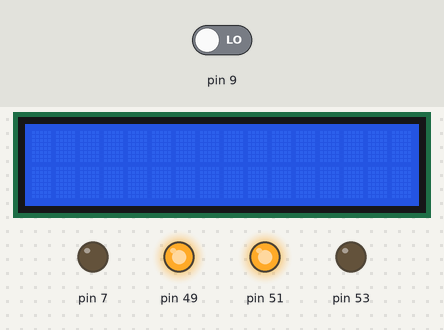
Bench run of a sketch on a simulated Arduino Mega 2560, built with avr-gcc and run on an emulated ATmega2560. Shown: 16×2 character LCD, output pins drawn as LEDs (lit = HIGH). The inputs (shaded band) are chosen by the test bench; at power-on: pin 9 LOW. What the sketch prints to the serial monitor is not drawn.

Above: at 1.2 s.
1.3 s: pin 9 driven HIGH
At 1.9 s:
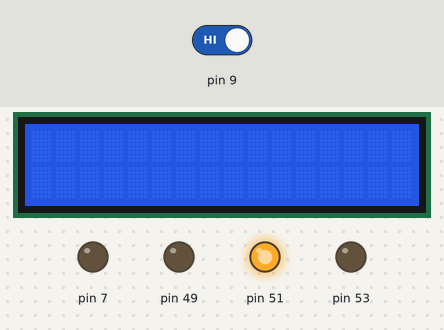
At 2.7 s:
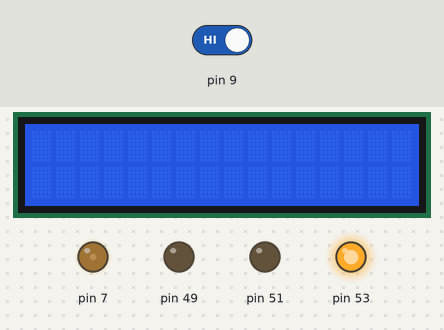
4.3 s: pin 9 driven LOW
At 5.4 s:
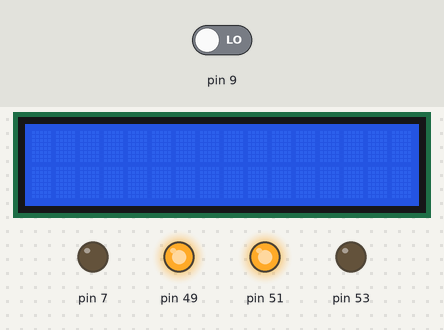
Timing chart, 0 to 7.3 s (numbered marks = the images above; inputs shaded):
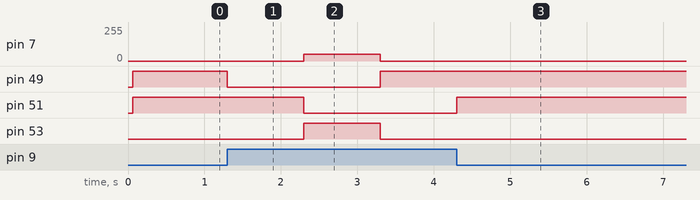

The sketch:

Final_Project_V1.ino
```cpp
#include <LiquidCrystal.h>
#include <DHT11.h>
#include <Stepper.h>

#define RDA 0x80
#define TBE 0x20

#define DHTTYPE DHT11
DHT11 dht11(6);

int THRESHOLD_T = 30;
int THRESHOLD_W = 250;
// Set up Stepper Motor using Stepper motor Library
Stepper stepper(200, 45, 43, 41, 39);

// Buttons 9, 10, 11
volatile unsigned char *port_h = (unsigned char *)0x102;
volatile unsigned char *ddr_h = (unsigned char *)0x101;
volatile unsigned char *pin_h = (unsigned char *)0x100;

// Leds, 53, 51, 49

volatile unsigned char *port_b = (unsigned char *)0x25;
volatile unsigned char *ddr_b = (unsigned char *)0x24;
volatile unsigned char *pin_b = (unsigned char *)0x23;

volatile unsigned char *port_l = (unsigned char *)0x10B;
volatile unsigned char *ddr_l = (unsigned char *)0x10A;
volatile unsigned char *pin_l = (unsigned char *)0x109;

// LCD pins <--> Arduino pins
const int RS = 11, EN = 12, D4 = 2, D5 = 3, D6 = 4, D7 = 5;
LiquidCrystal lcd(RS, EN, D4, D5, D6, D7);
// Serial Monitor
volatile unsigned char *myUCSR0A = (unsigned char *)0x00C0;
volatile unsigned char *myUCSR0B = (unsigned char *)0x00C1;
volatile unsigned char *myUCSR0C = (unsigned char *)0x00C2;
volatile unsigned int *myUBRR0 = (unsigned int *)0x00C4;
volatile unsigned char *myUDR0 = (unsigned char *)0x00C6;
// ADC - Water Sensor
volatile unsigned char *my_ADMUX = (unsigned char *)0x7C;
volatile unsigned char *my_ADCSRB = (unsigned char *)0x7B;
volatile unsigned char *my_ADCSRA = (unsigned char *)0x7A;
volatile unsigned int *my_ADC_DATA = (unsigned int *)0x78;
// Timer
volatile unsigned char *myTCCR1A = (unsigned char *)0x80;
volatile unsigned char *myTCCR1B = (unsigned char *)0x81;
volatile unsigned char *myTCCR1C = (unsigned char *)0x82;
volatile unsigned char *myTIMSK1 = (unsigned char *)0x6F;
volatile unsigned int *myTCNT1 = (unsigned int *)0x84;
volatile unsigned char *myTIFR1 = (unsigned char *)0x36;
//

void setup() {
  // setup the UART
  U0init(9600);
  // setup the ADC
  adc_init();
  // Set Up LCD
  lcd.begin(16, 2); // set up number of columns and rows
  lcd.clear();

  //Set LED pins to Output
  *ddr_b |= 0x01;
  *ddr_b |= 0x04;
  *ddr_l |= 0x01;
  //Set Buttons to input
  //*ddr_b &= 0xDF;
  //*port_b &= 0xDF;
  *ddr_h &= 0xBF;
  *port_h &= 0xBF;
  // Set Temp sensor pin to input
  *ddr_h &= 0xF7;
  *port_h &= 0xF7;
  // Set Fan Motor Pin to Output
  *ddr_h |= 0x10;
}
int state = 0;
int temp = 0;
int water = 0;
int humidity = 0;
void loop() {
  // read the water sensor value by calling adc_read() and check the threshold to display the message accordingly

  if (state != 0) {
    if (millis() % 10000 == 0) {

      temp = dht11.readTemperature();
      humidity = dht11.readHumidity();
      Serial.print(humidity);
      water = adc_read(0);
      if (state == 3) {
        lcd.setCursor(0, 0);
        lcd.print("Water Level");
        lcd.setCursor(0, 1);
        lcd.print("is too low!");
        Serial.print("One Minute");
      } else {
        lcd.setCursor(0, 0);
        lcd.print("Temp: ");
        lcd.setCursor(13, 0);
        lcd.write(temp);
        lcd.setCursor(0, 1);
        lcd.print("Humidity: ");
        lcd.setCursor(10, 0);
        lcd.write(humidity);
      }
    }
  }
  if (*pin_h & 0x40){
    state += 1;
    if (state > 3) {
      state = 0;
    }
    if (state == 3){

    }
    Serial.print(state);
    my_delay();
  }

  // State 0 Disabled
  // Led Yellow

  if (state == 0) {
    *port_l |= 0x01;
    *port_b |= 0x04;
    *port_b &= ~0x01;
    // Fan OFF
    analogWrite(7, 0);
  }
  if (state == 1) {
    //LED Green
    *port_l &= ~0x01;
    *port_b |= 0x04;
    *port_b &= ~0x01;
    // Fan OFF
    analogWrite(7, 0);

    // if (temp > THRESHOLD_T){
    //   state = 2;
    // }
    // if (water <= THRESHOLD_W){
    //   state = 3;
    // }
  }
  if (state == 2) {
    *port_l &= ~0x01;
    *port_b &= ~0x04;
    *port_b |= 0x01;
    analogWrite(7, 50);
  }
  if (state == 3) {
    *port_l |= 0x01;
    *port_b &= ~0x04;
    *port_b &= ~0x01;
    analogWrite(7, 0);

  }
  /* State 1 Idle
    if (temp > THRESHOLD_T){
      state = 2;
    }
    if (water <= THRESHOLD_W){
      state = 3;
    }


  // State 2 Running
    if (temp <= THRESHOLD_T){
      state = 1;
    }
    if (water <= THRESHOLD_W){
      state = 3;
    }

  // State 3 Error
  if (water > THRESHOLD_W) {
    state = 1;
  } **/


  /* display the water sensor reading
  cs1 = adc_read(0);
  unsigned int val = cs1 / 1000;
  unsigned int rem = cs1 % 1000;
  unsigned int val2 = rem / 100;
  unsigned int rem2 = rem % 100;
  unsigned int val3 = rem2 / 10;
  unsigned int rem3 = rem2 % 10;
  unsigned int val4 = rem3 / 1;

  unsigned char char1 = val + '0';
  unsigned char char2 = val2 + '0';
  unsigned char char3 = val3 + '0';
  unsigned char char4 = val4 + '0';

  //if the value is less than the threshold display the value on the Serial monitor
  U0putchar(char1);
  U0putchar(char2);
  U0putchar(char3);
  U0putchar(char4);
  U0putchar('\n');
  */
}

//Use a threshold value that works for you with your sensor. There is no fixed value as sensor's sensitivity can differ.
void adc_init()  //write your code after each commented line and follow the instruction
{
  // setup the A register
  // set bit   7 to 1 to enable the ADC
  *my_ADCSRA |= 0x80;
  // clear bit 6 to 0 to disable the ADC trigger mode
  *my_ADCSRA &= 0xDF;
  // clear bit 5 to 0 to disable the ADC interrupt
  *my_ADCSRA &= 0xEF;
  // clear bit 0-2 to 0 to set prescaler selection to slow reading
  *my_ADCSRA &= 0xF8;

  // setup the B register
  // clear bit 3 to 0 to reset the channel and gain bits
  *my_ADCSRB &= 0xF7;

  // clear bit 2-0 to 0 to set free running mode
  *my_ADCSRB &= 0xF8;

  // setup the MUX Register
  // clear bit 7 to 0 for AVCC analog reference
  *my_ADMUX &= 0x7F;
  // set bit 6 to 1 for AVCC analog reference
  *my_ADMUX |= 0x40;
  // clear bit 5 to 0 for right adjust result
  *my_ADMUX &= 0xDF;
  // clear bit 4-0 to 0 to reset the channel and gain bits
  *my_ADMUX &= 0xF0;
}
unsigned int adc_read(unsigned char adc_channel_num)  //work with channel 0
{
  // clear the channel selection bits (MUX 4:0)
  *my_ADMUX &= 0xF0;

  // clear the channel selection bits (MUX 5) hint: it's not in the ADMUX register
  *my_ADCSRB &= 0xF7;

  // set the channel selection bits for channel 0
  *my_ADMUX += adc_channel_num;

  // set bit 6 of ADCSRA to 1 to start a conversion
  *my_ADCSRA |= 0x40;
  // wait for the conversion to complete
  while ((*my_ADCSRA & 0x40) != 0)
    ;
  // return the result in the ADC data register and format the data based on right justification (check the lecture slide)
  *my_ADMUX &= 0xDF;
  unsigned int val = *my_ADC_DATA & 0x03FF;
  return val;
}


void U0init(int U0baud) {
  unsigned long FCPU = 16000000;
  unsigned int tbaud;
  tbaud = (FCPU / 16 / U0baud - 1);
  // Same as (FCPU / (16 * U0baud)) - 1;
  *myUCSR0A = 0x20;
  *myUCSR0B = 0x18;
  *myUCSR0C = 0x06;
  *myUBRR0 = tbaud;
}
unsigned char U0kbhit() {
  return *myUCSR0A & RDA;
}
unsigned char U0getchar() {
  return *myUDR0;
}
void U0putchar(unsigned char U0pdata) {
  while ((*myUCSR0A & TBE) == 0)
    ;
  *myUDR0 = U0pdata;
}

void my_delay() {
  *myTCCR1B &= 0xF8;
  *myTCNT1 = (unsigned int)(65536 - 62500);
  *myTCCR1A = 0x0;
  *myTCCR1B |= 0x04;
  while ((*myTIFR1 & 0x01) == 0)
    ;
  *myTCCR1B &= 0xF8;
  *myTIFR1 |= 0x01;
}
```

Measured:
- after the input at 1.3 s, pin 7: 0/255 → 50/255 after 1.0 s, → 0/255 1.0 s later; pin 49: HIGH → LOW at once, → HIGH 2.0 s later; pin 51: HIGH → LOW after 1.0 s; pin 53: LOW → HIGH after 1.0 s, → LOW 1.0 s later
- after the input at 4.3 s, pin 7: stops changing and stays 0/255; pin 49: stops changing and stays HIGH; pin 51: goes on until 4.3 s, then stays HIGH; pin 53: stops changing and stays LOW
